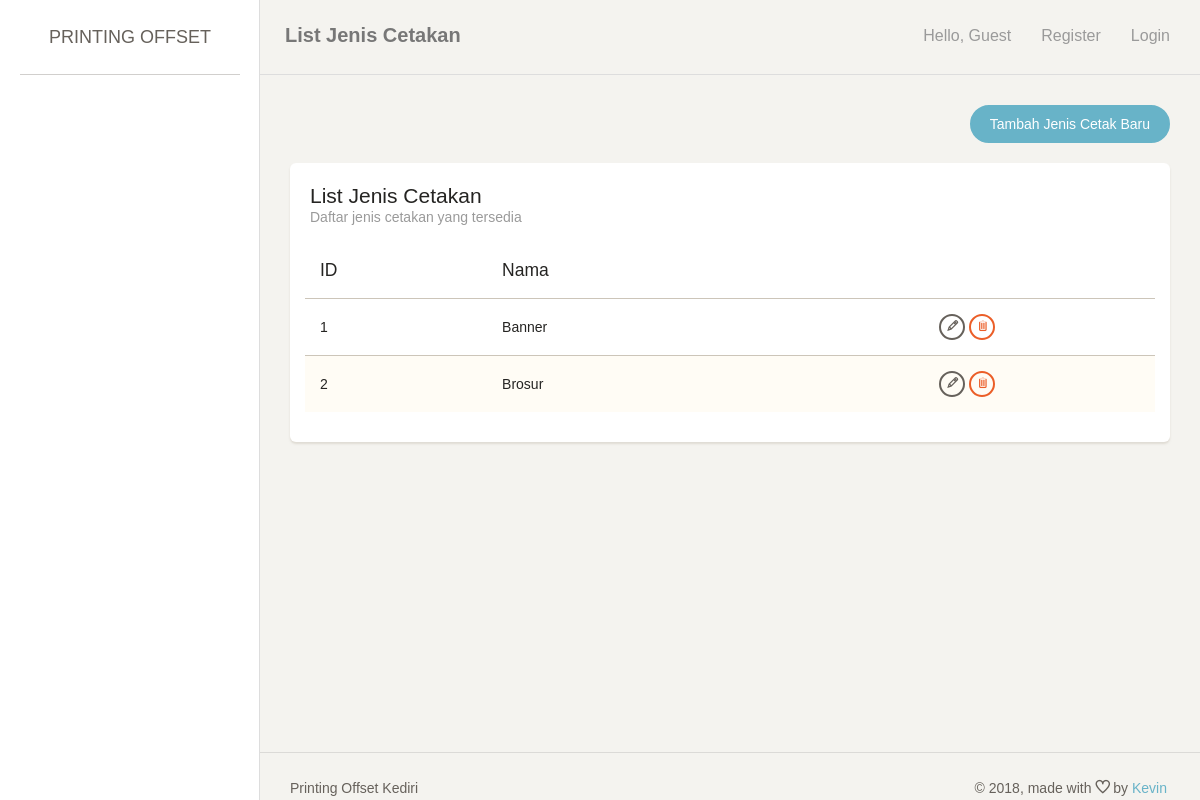
Screenshot of /index.php/jeniscetak with the database file from the repository.
### tables this page shows
CREATE TABLE `jenis_cetakan` (
  `id_jenis_cetakan` int(11) NOT NULL,
  `nama_jenis_cetakan` varchar(255) DEFAULT NULL
);

### application/controllers/JenisCetak.php (called while the page is built, shortened)
<?php
class JenisCetak extends CI_Controller {
	public function index() {
		$this->lst();
	}
	public function lst() {
		if ($_SESSION['printer']['user']['role'] == 0){
			$data['page_title'] = 'List Jenis Cetakan';
			$data['page_note'] = 'Daftar jenis cetakan yang tersedia';
			$data['row'] = $this->MJenisCetak->getAll();
			$this->load->view('header', $data);
			$this->load->view('jeniscetak_list', $data);
			$this->load->view('footer', $data);
		} else {
			redirect('login');
		}
	}
}

### index.php (called while the page is built, shortened)
<?php
require_once BASEPATH.'core/CodeIgniter.php';

### application/models/JenisCetak_model.php (called while the page is built, shortened)
<?php
class JenisCetak_model extends CI_Model {
	public function getAll() {
		return $this->db->get('jenis_cetakan')->result_array();
	}
}

### application/views/jeniscetak_list.php (the view, shortened to what this page needs)
<div class="content">
    <div class="container-fluid">
        <div class="row">
            <div class="col-md-12">
                <div align="right">
                    <a href="<?= site_url('jeniscetak/add/'); ?>" class="btn btn-info btn-fill btn-wd">Tambah Jenis Cetak Baru</a>
                </div>
                <br/>
                <div class="card">
                    <div class="header">
                        <h4 class="title"><?= $page_title; ?></h4>
                        <p class="category"><?= $page_note; ?></p>
                    </div>
                    <div class="content table-responsive">
                        <table id="myTable" class="table table-striped">
                            <thead><tr>
                                <th>ID</th>
                                <th>Nama</th>
                                <th></th>
                            </tr></thead>
                            <tbody>
                                <?php foreach ($row as $key => $value) {
                                    ?>
                                    <tr>
                                        <td><?= $value['id_jenis_cetakan']; ?></td>
                                        <td><?= $value['nama_jenis_cetakan']; ?></td>
                                        <td align="center">
                                            <a href="<?= site_url('jeniscetak/edit/'.$value['id_jenis_cetakan']); ?>" class="btn btn-waning btn-xs"><span class="ti-pencil" title="Edit"></span></a>
                                            <a href="<?= site_url('jeniscetak/delete/'.$value['id_jenis_cetakan']); ?>" class="btn btn-danger btn-xs"><span class="ti-trash" title="Delete"></span></a>
                                        </td>
                                    </tr>
                                    <?php
                                } ?>
                            </tbody>
                        </table>
                    </div>
                </div>
            </div>
        </div>
    </div>
</div>

### rows the page displays
jenis_cetakan: id_jenis_cetakan "1", nama_jenis_cetakan "Banner"
jenis_cetakan: id_jenis_cetakan "2", nama_jenis_cetakan "Brosur"

### other values shown
$page_title "List Jenis Cetakan"
$page_note "Daftar jenis cetakan yang tersedia"
